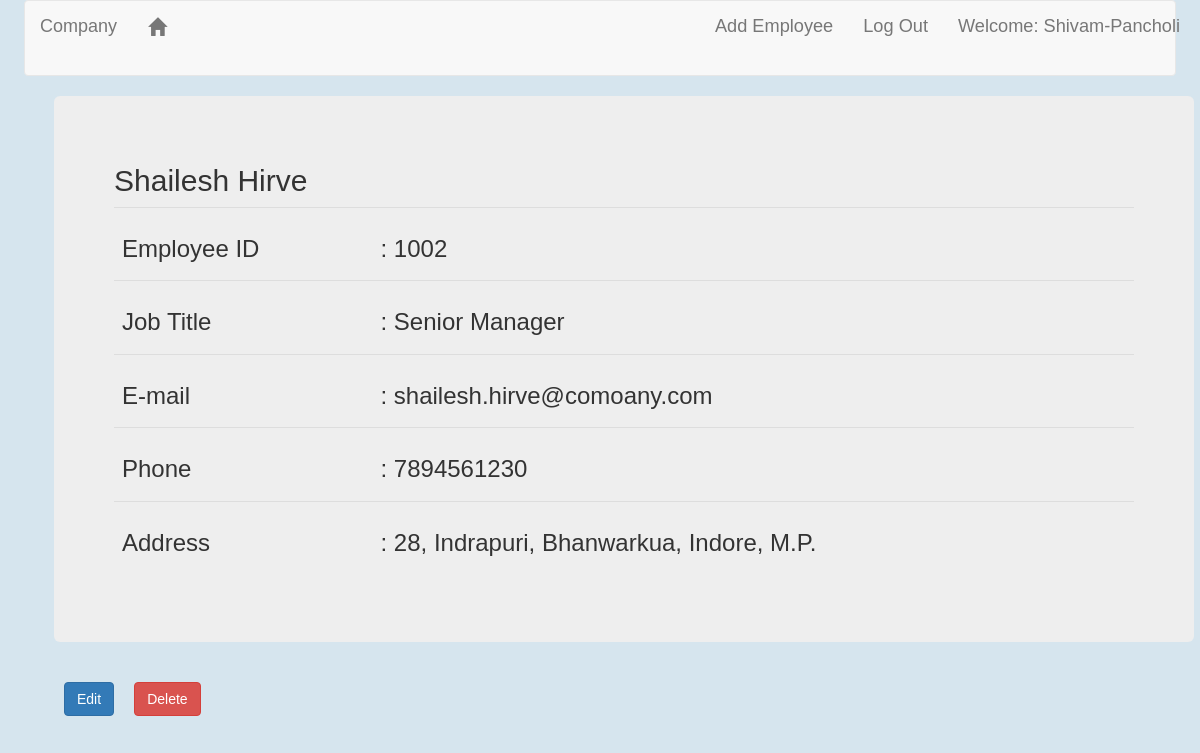
The app's page /employee/24 (signed in) with its own data.
### EmployeeList/models.py (models this page shows, shortened)
class Employee(models.Model):
    employee_id = models.IntegerField(null=True)
    name = models.CharField(max_length=20)
    surname = models.CharField(max_length=20)
    job_title = models.CharField(null=True,max_length=30)
    email = models.EmailField(null=True)
    phone = models.IntegerField(null=True)
    address = models.CharField(max_length=100, null=True)

### EmployeeList/views.py (the view)
# urls.py: path('employee/<int:pk>', views.EmpDetailView.as_view(), name='emp_detail_view'),
class EmpDetailView(DetailView):
    model = Employee

### templates/EmployeeList/employee_detail.html (shortened to what this page needs)
<!DOCTYPE html>
{% extends 'EmployeeList/index.html' %}
    {% block content %}
        {% if user.is_authenticated %}
            <div class='container detail_view'>
                <div class='jumbotron'>
                    <h2>{{employee.name}} {{employee.surname}}</h2>
                    <table class='table'>
                            <td><h3>Employee ID</h3></td>
                            <td><h3> : {{employee.employee_id}}</h3></td>
                        <tr>
                            <td><h3>Job Title</h3></td>
                            <td><h3> : {{employee.job_title}}</h3></td>
                        </tr>
                        <tr>
                            <td><h3>E-mail</h3></td>
                            <td><h3> : {{employee.email}}</h3></td>
                        </tr>
                        <tr>
                            <td><h3>Phone</h3></td>
                            <td><h3> : {{employee.phone}}</h3></td>
                        </tr>
                        <tr>
                            <td><h3>Address</h3></td>
                            <td><h3> : {{employee.address}}</h3></td>
                        </tr>
                    </table>
                </div>
                <a class="btn btn-primary update" href="{% url 'EmployeeList:emp_update_view' pk=employee.pk %}">
                    <span>Edit</span>
                <a class="btn btn-danger update" href="{% url 'EmployeeList:emp_delete_view' pk=employee.pk %}">
                    <span>Delete</span>
                </a>
            </div>
        {% else %}
            <div class='jumbotron'>
                <h3>Please Login to see Employee's detail</h3>
            </div>
        {% endif %}
    {% endblock %}

### templates/EmployeeList/index.html (shortened to what this page needs)
<!DOCTYPE html>
{% load static %}
<html lang="en" dir="ltr">
  <head>
    <link rel="stylesheet" href="https://stackpath.bootstrapcdn.com/bootstrap/3.4.1/css/bootstrap.min.css">
    <link rel="stylesheet" href="{% static 'css/index.css'%}">
  </head>
  <body>
      <nav class="navbar navbar-default">
          <div class="container">
              <ul class="nav navbar-nav">
                  <li><a class="navbar-brand bigbrand" href="{% url 'EmployeeList:emp_list_view' %}">Company</a></li>
                  <li><a class="navbar" href="{% url 'EmployeeList:emp_list_view' %}"><span class='glyphicon glyphicon-home'></span></a></li>
              </ul>
              <ul class="nav navbar-nav navbar-right">
                  {% if user.is_authenticated %}
                  <li><a href="{% url 'EmployeeList:emp_create_view' %}">Add Employee</a></li>
                  <li><a href="{% url 'EmployeeList:logout' %}">Log Out</a></li>
                  <li><a>Welcome: {{user.username}}</a></li>
                  {%else%}
                  <li><a class="nav navbar-right" href="{% url 'EmployeeList:login' %}">Sign In!</a></li>
                  <li><a class="navbar" href="{% url 'EmployeeList:register' %}">Sign Up!</a></li>
                  {% endif %}
              </ul>
          </div>
      </nav>
      <div class="content centerstage container">
        {% block content %}
        {% endblock %}
      </div>
  </body>
</html>

### static/css/index.css (style rules this page uses)
body { font-family: 'Lucida Sans', 'Lucida Sans Regular', 'Lucida Grande', 'Lucida Sans Unicode', Geneva, Verdana, sans-serif; padding-left: 2%; padding-right: 2%; padding-bottom: 25%; background-color: rgb(214, 229, 238); }
nav { font-size: 1.3em; }
.centerstage { margin-left: auto; margin-right: auto; }
.bigbrand { font-size: 1.5; }
.update { margin: 10px; }

### records on screen
Employee: name "Shailesh", surname "Hirve", employee_id "1002", job_title "Senior Manager", email "shailesh.hirve@comoany.com", phone "7894561230", address "28, Indrapuri, Bhanwarkua, Indore, M.P."

### other values on screen
{{ user.username }} "Shivam-Pancholi"
